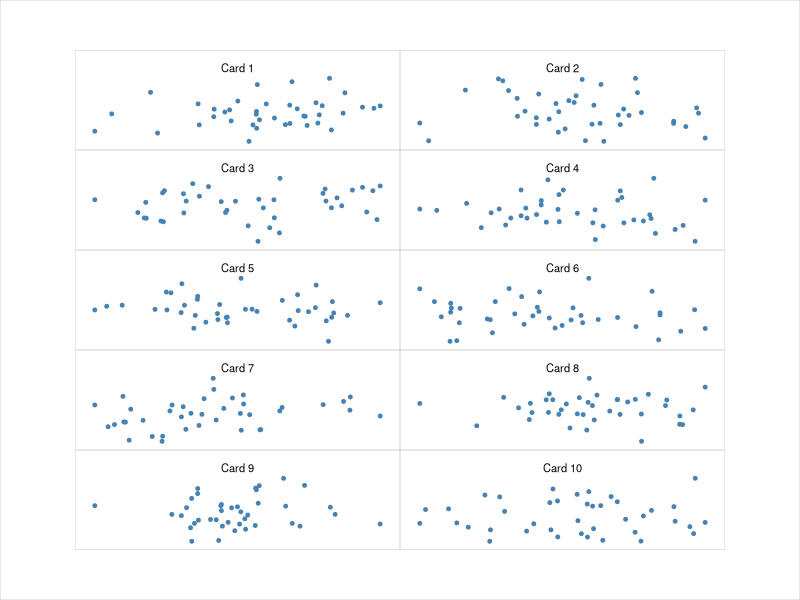

Recreate this plot in R.
## ---- chunk 1
knitr::opts_chunk$set(echo = TRUE)
options(tidyverse.quiet = TRUE)
## ---- chunk 2
library(tidyverse)

## ---- chunk 3
library(ggplot2)
library(patchwork)

# =====================================================================
# BUSINESS CARD SHEET LAYOUT
# Defaults below match the most common perforated sheet layout
# (Avery 5371 / 28371 / 8371 and most "10-up" business card stock):
#   - US Letter page: 8.5 x 11 in
#   - 10 cards per sheet: 2 columns x 5 rows
#   - each card: 3.5 x 2 in
#   - margins: 0.75 in left/right, 0.5 in top/bottom
# If your brand of card stock differs, just change these numbers —
# everything else derives from them.
# =====================================================================

page_width   <- 8.5   # in
page_height  <- 11    # in
card_width   <- 3.5   # in
card_height  <- 2     # in
ncol_cards   <- 2
nrow_cards   <- 5
left_margin  <- 0.75  # in
top_margin   <- 0.5   # in

# sanity check: grid + margins should equal the page exactly
stopifnot(abs((ncol_cards * card_width + 2 * left_margin) - page_width)  < 1e-6)
stopifnot(abs((nrow_cards * card_height + 2 * top_margin) - page_height) < 1e-6)

# =====================================================================
# YOUR SUBPLOTS — replace make_plot() with your real plotting code.
# Each plot should be "clean" (theme_void or minimal theme, no titles
# that will get clipped) since it will be squeezed into a 3.5 x 2 card.
# =====================================================================

make_plot <- function(i) {
  set.seed(i)
  df <- data.frame(x = rnorm(40), y = rnorm(40))
  ggplot(df, aes(x, y)) +
    geom_point(size = 1, color = "steelblue") +
    theme_void() +
    theme(plot.margin = margin(4, 4, 4, 4)) +
    labs(title = paste("Card", i)) +
    theme(plot.title = element_text(size = 8, hjust = 0.5))
}

n_cards <- ncol_cards * nrow_cards
plots <- lapply(seq_len(n_cards), make_plot)

# =====================================================================
# ARRANGE WITH PATCHWORK
# =====================================================================
library(patchwork)
grid <- wrap_plots(plots, ncol = ncol_cards, nrow = nrow_cards)

# Push the whole grid into the page at the exact perforation margins.
# Because ggplot/grid honor absolute units ("in"), this stays pixel-
# perfect regardless of the output device size, as long as you save
# at exactly page_width x page_height below.
grid <- grid + plot_annotation(
  theme = theme(
    plot.margin = margin(
      t = top_margin, r = left_margin,
      b = top_margin, l = left_margin,
      unit = "in"
    )
  )
)

# =====================================================================
# OPTIONAL: draw faint card outlines so you can test alignment on
# plain paper before committing to real perforated stock. Comment
# this block out once you've confirmed alignment.
# =====================================================================

grid <- grid & theme(
  plot.background = element_rect(colour = "grey80", linewidth = 0.3, fill = NA)
)

# =====================================================================
# SAVE — width/height MUST equal page_width/page_height exactly.
# =====================================================================

ggsave(
  filename = "business_card_plots.pdf",
  plot = grid,
  width = page_width,
  height = page_height,
  units = "in"#,
  # device = cairo_pdf   # keeps vector output crisp; falls back to pdf() if unavailable
)

# Tip: print this PDF at 100% scale / "actual size" (NOT "fit to page")
# or the cards will drift off the perforations.
